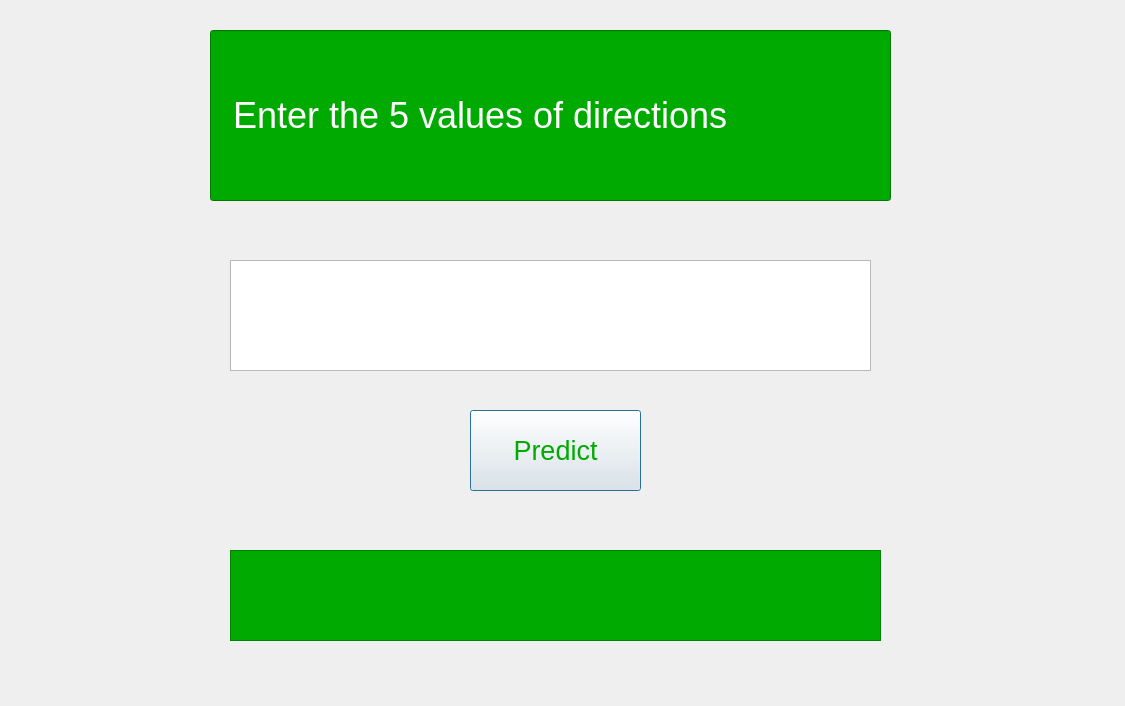
<?xml version="1.0" encoding="UTF-8"?>
<ui version="4.0">
 <class>Dialog</class>
 <widget class="QDialog" name="Dialog">
  <property name="geometry">
   <rect>
    <x>0</x>
    <y>0</y>
    <width>1125</width>
    <height>706</height>
   </rect>
  </property>
  <property name="windowTitle">
   <string>Dialog</string>
  </property>
  <property name="styleSheet">
   <string notr="true">color: rgb(0, 170, 0);
hover
{background-color: rgb(0, 170, 0)};
hover
{color: rgb(255, 255, 255)};</string>
  </property>
  <widget class="QLineEdit" name="lineEdit">
   <property name="geometry">
    <rect>
     <x>210</x>
     <y>30</y>
     <width>681</width>
     <height>171</height>
    </rect>
   </property>
   <property name="font">
    <font>
     <pointsize>27</pointsize>
    </font>
   </property>
   <property name="styleSheet">
    <string notr="true">color: rgb(255, 255, 255);
background-color: rgb(0, 170, 0);</string>
   </property>
   <property name="text">
    <string>  Enter the 5 values of directions</string>
   </property>
  </widget>
  <widget class="QTextEdit" name="textEdit">
   <property name="geometry">
    <rect>
     <x>230</x>
     <y>260</y>
     <width>641</width>
     <height>111</height>
    </rect>
   </property>
   <property name="styleSheet">
    <string notr="true">color: rgb(0, 170, 0);</string>
   </property>
  </widget>
  <widget class="QPushButton" name="pushButton">
   <property name="geometry">
    <rect>
     <x>470</x>
     <y>410</y>
     <width>171</width>
     <height>81</height>
    </rect>
   </property>
   <property name="font">
    <font>
     <pointsize>20</pointsize>
    </font>
   </property>
   <property name="styleSheet">
    <string notr="true">QPushButton:hover:enabled { color: white }
QPushButton:hover:enabled {background-color: rgb(0, 170, 0)}
QPushButton:enabled { color: rgb(0, 170, 0)}</string>
   </property>
   <property name="text">
    <string>Predict</string>
   </property>
  </widget>
  <widget class="QTextEdit" name="textEdit_2">
   <property name="geometry">
    <rect>
     <x>230</x>
     <y>550</y>
     <width>651</width>
     <height>91</height>
    </rect>
   </property>
   <property name="font">
    <font>
     <pointsize>15</pointsize>
    </font>
   </property>
   <property name="styleSheet">
    <string notr="true">background-color: rgb(0, 170, 0);
color: rgb(255, 255, 255);</string>
   </property>
   <property name="html">
    <string>&lt;!DOCTYPE HTML PUBLIC &quot;-//W3C//DTD HTML 4.0//EN&quot; &quot;http://www.w3.org/TR/REC-html40/strict.dtd&quot;&gt;
&lt;html&gt;&lt;head&gt;&lt;meta name=&quot;qrichtext&quot; content=&quot;1&quot; /&gt;&lt;style type=&quot;text/css&quot;&gt;
p, li { white-space: pre-wrap; }
&lt;/style&gt;&lt;/head&gt;&lt;body style=&quot; font-family:'MS Shell Dlg 2'; font-size:15pt; font-weight:400; font-style:normal;&quot;&gt;
&lt;p style=&quot;-qt-paragraph-type:empty; margin-top:0px; margin-bottom:0px; margin-left:0px; margin-right:0px; -qt-block-indent:0; text-indent:0px; font-size:12pt;&quot;&gt;&lt;br /&gt;&lt;/p&gt;&lt;/body&gt;&lt;/html&gt;</string>
   </property>
  </widget>
 </widget>
 <resources/>
 <connections/>
</ui>
